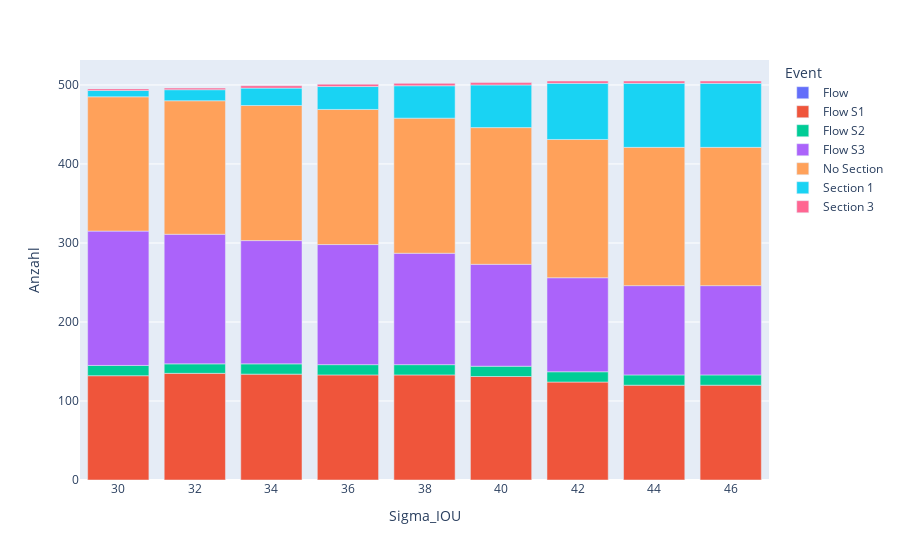

Notebook cell for this chart:
### Code cell
import plotly.express as px
from plotly.graph_objs import *
import plotly.io as pio

data = Counts_events.rename(columns={'event_type3': 'Event', 'OTAnalytics_0': 'Anzahl'})


fig = px.bar(data[data['road_user_type'] == 'car'], x='Sigma_IOU', y='Anzahl',
             color='Event', 
            #  barmode='group',
            #  category_orders='road_user_type'
            )
# fig.update_layout(paper_bgcolor='rgba(0,0,0,0)', plot_bgcolor='rgba(0,0,0,0)')
fig.show()

### Figure 1 — Plotly figure (JSON) as saved in the notebook; plotly's stock layout.template omitted (floating-point values rounded to 4 significant figures)
{"data": [{"alignmentgroup": "True", "hovertemplate": "Event=Flow<br>Sigma_IOU=%{x}<br>Anzahl=%{y}<extra></extra>", "legendgroup": "Flow", "marker": {"color": "#636efa", "pattern": {"shape": ""}}, "name": "Flow", "offsetgroup": "Flow", "orientation": "v", "showlegend": true, "textposition": "auto", "type": "bar", "x": [null, null, null, null, null, null, null, null, null], "xaxis": "x", "y": [null, null, null, null, null, null, null, null, null], "yaxis": "y"}, {"alignmentgroup": "True", "hovertemplate": "Event=Flow S1<br>Sigma_IOU=%{x}<br>Anzahl=%{y}<extra></extra>", "legendgroup": "Flow S1", "marker": {"color": "#EF553B", "pattern": {"shape": ""}}, "name": "Flow S1", "offsetgroup": "Flow S1", "orientation": "v", "showlegend": true, "textposition": "auto", "type": "bar", "x": ["0,30", "0,32", "0,34", "0,36", "0,38", "0,40", "0,42", "0,44", "0,46"], "xaxis": "x", "y": [132, 135, 134, 133, 133, 131, 124, 120, 120], "yaxis": "y"}, {"alignmentgroup": "True", "hovertemplate": "Event=Flow S2<br>Sigma_IOU=%{x}<br>Anzahl=%{y}<extra></extra>", "legendgroup": "Flow S2", "marker": {"color": "#00cc96", "pattern": {"shape": ""}}, "name": "Flow S2", "offsetgroup": "Flow S2", "orientation": "v", "showlegend": true, "textposition": "auto", "type": "bar", "x": ["0,30", "0,32", "0,34", "0,36", "0,38", "0,40", "0,42", "0,44", "0,46"], "xaxis": "x", "y": [13, 12, 13, 13, 13, 13, 13, 13, 13], "yaxis": "y"}, {"alignmentgroup": "True", "hovertemplate": "Event=Flow S3<br>Sigma_IOU=%{x}<br>Anzahl=%{y}<extra></extra>", "legendgroup": "Flow S3", "marker": {"color": "#ab63fa", "pattern": {"shape": ""}}, "name": "Flow S3", "offsetgroup": "Flow S3", "orientation": "v", "showlegend": true, "textposition": "auto", "type": "bar", "x": ["0,30", "0,32", "0,34", "0,36", "0,38", "0,40", "0,42", "0,44", "0,46"], "xaxis": "x", "y": [170, 164, 156, 152, 141, 129, 119, 113, 113], "yaxis": "y"}, {"alignmentgroup": "True", "hovertemplate": "Event=No Section<br>Sigma_IOU=%{x}<br>Anzahl=%{y}<extra></extra>", "legendgroup": "No Section", "marker": {"color": "#FFA15A", "pattern": {"shape": ""}}, "name": "No Section", "offsetgroup": "No Section", "orientation": "v", "showlegend": true, "textposition": "auto", "type": "bar", "x": ["0,30", "0,32", "0,34", "0,36", "0,38", "0,40", "0,42", "0,44", "0,46"], "xaxis": "x", "y": [170, 169, 171, 171, 171, 173, 175, 175, 175], "yaxis": "y"}, {"alignmentgroup": "True", "hovertemplate": "Event=Section 1<br>Sigma_IOU=%{x}<br>Anzahl=%{y}<extra></extra>", "legendgroup": "Section 1", "marker": {"color": "#19d3f3", "pattern": {"shape": ""}}, "name": "Section 1", "offsetgroup": "Section 1", "orientation": "v", "showlegend": true, "textposition": "auto", "type": "bar", "x": ["0,30", "0,32", "0,34", "0,36", "0,38", "0,40", "0,42", "0,44", "0,46"], "xaxis": "x", "y": [8, 14, 22, 29, 41, 54, 71, 81, 81], "yaxis": "y"}, {"alignmentgroup": "True", "hovertemplate": "Event=Section 3<br>Sigma_IOU=%{x}<br>Anzahl=%{y}<extra></extra>", "legendgroup": "Section 3", "marker": {"color": "#FF6692", "pattern": {"shape": ""}}, "name": "Section 3", "offsetgroup": "Section 3", "orientation": "v", "showlegend": true, "textposition": "auto", "type": "bar", "x": ["0,30", "0,32", "0,34", "0,36", "0,38", "0,40", "0,42", "0,44", "0,46"], "xaxis": "x", "y": [2, 2, 3, 3, 3, 3, 3, 3, 3], "yaxis": "y"}], "layout": {"barmode": "relative", "legend": {"title": {"text": "Event"}, "tracegroupgap": 0}, "margin": {"t": 60}, "xaxis": {"anchor": "y", "domain": [0, 1], "title": {"text": "Sigma_IOU"}}, "yaxis": {"anchor": "x", "domain": [0, 1], "title": {"text": "Anzahl"}}}}
